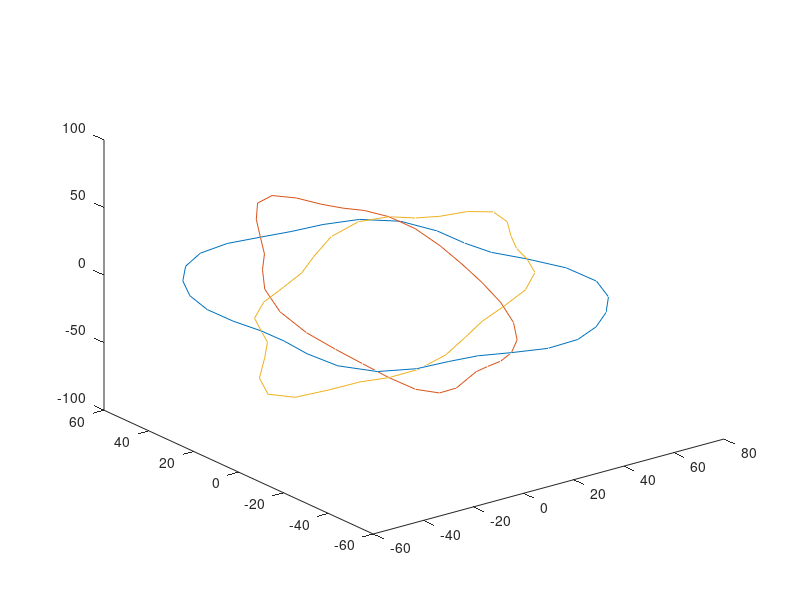

Here is the MATLAB script that generated this plot:
function [wire_hndl, ...
	  amoeba_x, ...
	  amoeba_y, ...
	  amoeba_z, ...
	  amoeba_Rnew, ...
	  amoeba_Rval, ...
	  fourier_arg] = amoeba3D()

  %%setenv('GNUTERM', 'x11');
  setenv('GNUTERM', 'aqua');

  %% get dimensions and position of 3D amoeba
  box_size = [256, 256, 256];
  Rmax_scale = 1/4; %% max value of max amoeba radius as fraction of box size
  Rmax_range = 1/1; %% min value of max amoeba radius as fraction of max radius
  Rmax = box_size(1) * Rmax_scale;
  Rmin = Rmax * Rmax_range;
  amoeba_Rmax = Rmin + rand() * (Rmax - Rmin);  %% maximum radius of
  %% amoeba X-section
  disp(["amoeba_Rmax = ", num2str(amoeba_Rmax)]);
  Ramp_max = 3/4; %% max value of the min amoeba radius (in unis of amoeba_Rmax)
  Ramp_min = 3/4; %% min value of the min amoeba radius
  amoeba_Ramp = Ramp_min + rand() * ( Ramp_max - Ramp_min);  %% radial
  %% variation of amoeba x-section as fraction of amoeba_Rmax
  amoeba_Rmin = amoeba_Rmax * amoeba_Ramp;  %% minimum radius of amoeba X-section
  disp(["amoeba_Rmin = ", num2str(amoeba_Rmin)]);
  amoeba_center = Rmax + rand(1,3) .* ( box_size - 2*Rmax );

  N_fourier = 7;%%5;
  %% N_Fourier: number of Fourier components (starting with 0) used to
  %% construct smooth random outline along each axis
  Npts = 2*8*2;
  %% Npts: number of points at which to evalutate/fit polynomial
  %% must be even so that 0 and 180 degrees are explicitly represented

  symmetry_flag = zeros(1,3);
  symmetry_flag(1) = 0; %% only 1st dimension should ever be symmetric

  %% i_plane: 
  %% dimensions order: x->y, y->z, z->x, use right hand rule, arrow
  %% indicates direction of rotation angle from first axis to second
  %% axis argument
  amoeba_Rval = zeros(Npts, 3);
  fourier_arg = [0:(Npts-1)] * (2*pi) / Npts;
  fourier_arg2 = ...
      repmat([0:(N_fourier-1)]', [1, Npts]) .* ...
      repmat( fourier_arg, [N_fourier, 1] );
  for i_plane = 1:3
    if symmetry_flag(i_plane) == 1
      rand_phase = repmat(i*pi/2, [N_fourier, 1]);
    else
      rand_phase = (2*pi) * rand(N_fourier, 1);
    endif
    rand_phase2 = repmat(rand_phase, [1, Npts]);
    fourier_phase2 = exp( i*fourier_arg2 + i*rand_phase2 );
    fourier_coef = randn(N_fourier, 1);
    fourier_coef(1) = 0; %% add DC term separately
    fourier_coef2 = repmat( fourier_coef, [1, Npts]);
    fourier_term = fourier_coef2 .* fourier_phase2;
    amoeba_Rval(:,i_plane) = sum( fourier_term, 1 );
  endfor

  %% scale real and imaginary parts of X-sections to match specified min and max radii
  max_real_Rval = zeros(1,3);
  min_real_Rval = zeros(1,3);
  ave_real_Rval = zeros(1,3);
  %%amoeba_Rval(:,1) = real(amoeba_Rval(:,1));
  real_Rval = real(amoeba_Rval);
  imag_Rval = imag(amoeba_Rval);
  for i_plane = 1:3
    max_real_Rval(i_plane) = max(real(amoeba_Rval(:,i_plane)));
    min_real_Rval(i_plane) = min(real(amoeba_Rval(:,i_plane)));
    real_Rval(:,i_plane) = ...
	amoeba_Rmin + ...
	(real_Rval(:,i_plane) - min_real_Rval(i_plane)) * ...
	(amoeba_Rmax - amoeba_Rmin) / ...
	((max_real_Rval(i_plane) - min_real_Rval(i_plane)) + ...
	 ((max_real_Rval(i_plane) - min_real_Rval(i_plane))==0));
    max_imag_Rval(i_plane) = max(imag(amoeba_Rval(:,i_plane)));
    min_imag_Rval(i_plane) = min(imag(amoeba_Rval(:,i_plane)));
    imag_Rval(:,i_plane) = ...
	amoeba_Rmin + ...
	(imag_Rval(:,i_plane) - min_imag_Rval(i_plane)) * ...
	(amoeba_Rmax - amoeba_Rmin) / ...
	((max_imag_Rval(i_plane) - min_imag_Rval(i_plane)) + ...
	 ((max_imag_Rval(i_plane) - min_imag_Rval(i_plane))==0));
  endfor
  amoeba_Rval = real_Rval + i * imag_Rval;
  ave_Rval = mean(amoeba_Rval,1);

  %% match intercepts
  %% Real part of cross-sections much match at intersections
  [Npts_quarter, Npts_half, Npts_3quarter] = cardinalPts(Npts);
  amoeba_Rdiff = zeros(2,3);
  for axis_id = 1:3
    axis_id2 = axis_id + 2;
    axis_id2 = 1 + mod(axis_id2 - 1, 3);
    amoeba_Rdiff(1,axis_id) = ...
	amoeba_Rval(1,axis_id) - amoeba_Rval(Npts_quarter, axis_id2);
    amoeba_Rdiff(2,axis_id) = ...
	amoeba_Rval(Npts_half,axis_id) - amoeba_Rval(Npts_3quarter, axis_id2);
  endfor
  amoeba_Rdiff_original = amoeba_Rdiff;
  for axis_id = 1:3
    for j_arg = [ (Npts_3quarter + 1) : (Npts + Npts_quarter - 1)]
      i_arg = 1 + mod( j_arg - 1, Npts);
      amoeba_Rval(i_arg,axis_id) = ...
	  amoeba_Rval(i_arg,axis_id) - ...
	  amoeba_Rdiff(1,axis_id) * ...
	  min(j_arg - Npts_3quarter, Npts + Npts_quarter - j_arg) / ...
	  (Npts/4);
    endfor
    for i_arg = (Npts_quarter + 1) : (Npts_3quarter - 1)
      amoeba_Rval(i_arg,axis_id) = ...
	  amoeba_Rval(i_arg,axis_id) - ...
	  amoeba_Rdiff(2,axis_id) * ...
	  min(i_arg - Npts_quarter, Npts_3quarter - i_arg) / ...
	  (Npts/4);
    endfor
  endfor
  

  amoeba_Rnew = amoeba_Rval;

%%!!! deprecated: axis conventions are outdated
  linear_transform_flag = 0;
  if linear_transform_flag
    %% deprecated method to match intercepts using linear transformation
    %% fails most of the time because R must be positive
    var_radius = ones(1,3);
    var_A = ones(1,3);
    bar_B = ones(1,3);
    %% fix size of Xsection for i_plane == 1
    %% Xsections for i_plane == 2,3 are morphed to match Xsection for
    %% i_plane == 1,
    %% radial amplitude variations can be scaled and
    %% rotated by arbitrary magnitude and phase 
    %% average radius set to aritrary constant var_radius(1,3)
    %% giving 6 variables constrained by 6 equations (one for each intersection)

    %% eq(1): xy intersect with xz
    %% real(amoeba_Rval(1,1)) = ...
    %%   real(var_radius(2) + var_A(1,2) * amoeba_Rval(Npts_quarter,2) + ...
    %%   i*var_B(1,2) * amoeba_Rval(Npts_quarter,2));
    %% eq(2)
    %% real(amoeba_Rval(Npts_half,1)) = ...
    %%   real(var_radius(2) + var_A(1,2) * amoeba_Rval(Npts_3quarter,2) + ...
    %%   i*var_B(1,2) * amoeba_Rval(Npts_3quarter,2));
    %% eq(3): xy intersect with yz
    %% real(amoeba_Rval(Npts_quarter,1)) = ...
    %%   real(var_radius(3) + var_A(1,3) * amoeba_Rval(1,3) + ...
    %%   i*var_B(1,3) * amoeba_Rval(1,3));
    %% eq(4)
    %% amoeba_Rval(Npts_3quarter,1) = ...
    %%   real(var_radius(3) + var_A(1,3) * amoeba_Rval(Npts_half,3) + ...
    %%   i*var_B(1,3) * amoeba_Rval(Npts_half,3));
    %% eq(5): xz intersect with yz
    %% 0 = real(var_radius(2) + var_A(1,2) * amoeba_Rval(1,2) + ...
    %%     i*var_B(1,2) * amoeba_Rval(1,2)) - ...
    %%     real(var_radius(3) + var_A(1,3) * amoeba_Rval(Npts_quarter,3) + ...
    %%     i*var_B(1,3) * amoeba_Rval(Npts_quarter,3));
    %% eq(6)
    %% 0 = real(var_radius(2) + var_A(1,2) * amoeba_Rval(Npts_half,2) + ...
    %%     i*var_B(1,2) * amoeba_Rval(Npts_half,2)) -
    %%     real(var_radius(3) + var_A(1,3) * amoeba_Rval(Npts_3quarter,3) + ...
    %%     i*var_B(1,3) * amoeba_Rval(Npts_3quarter,3));
    %% build matrix scale_mat and vector const_vec
    %%soln_vec = [ var_radius(2) var_A(2) var_B(2) var_radius(3) var_A(3) var_B(3) ];
    const_vec = real([(amoeba_Rval(1,1) - ave_Rval(2)), ...
		      (amoeba_Rval(Npts_half,1) - ave_Rval(2)), ...
		      (amoeba_Rval(Npts_quarter,1) - ave_Rval(3)), ...
		      (amoeba_Rval(Npts_3quarter,1) - ave_Rval(3)), ...
		      (ave_Rval(3) - ave_Rval(2)), ...
		      (ave_Rval(3) - ave_Rval(2)) ]');
    scale_mat = zeros(6);
    scale_mat(1,:) = [1, ...
		      real(amoeba_Rval(Npts_quarter,2) - ave_Rval(2)), ...
		      -imag(amoeba_Rval(Npts_quarter,2) - ave_Rval(2)), ...
		      0, ...
		      0, ...
		      0];
    scale_mat(2,:) = [1, ...
		      real(amoeba_Rval(Npts_3quarter,2) - ave_Rval(2)), ...
		      -imag(amoeba_Rval(Npts_3quarter,1) - ave_Rval(2)), ...
		      0, ...
		      0, ...
		      0];
    scale_mat(3,:) = [0, ...
		      0, ...
		      0, ...
		      1, ...
		      real(amoeba_Rval(1,3) - ave_Rval(3)), ...
		      -imag(amoeba_Rval(1,3) - ave_Rval(3))];
    scale_mat(4,:) = [0, ...
		      0, ...
		      0, ...
		      1, ...
		      real(amoeba_Rval(Npts_half,3) - ave_Rval(3)), ...
		      -imag(amoeba_Rval(Npts_half,3) - ave_Rval(3))];
    scale_mat(5,:) = [1, ...
		      real(amoeba_Rval(1,2) - ave_Rval(2)), ...
		      -imag(amoeba_Rval(1,2) - ave_Rval(2)), ...
		      -1, ...
		      -real(amoeba_Rval(Npts_quarter,3) - ave_Rval(3)), ...
		      imag(amoeba_Rval(Npts_quarter,3) - ave_Rval(3))];
    scale_mat(6,:) = [1, ...
		      real(amoeba_Rval(Npts_half,2) - ave_Rval(2)), ...
		      -imag(amoeba_Rval(Npts_half,2) - ave_Rval(2)), ...
		      -1, ...
		      -real(amoeba_Rval(Npts_3quarter,3) - ave_Rval(3)), ...
		      imag(amoeba_Rval(Npts_3quarter,3) - ave_Rval(3))];
    soln_vec = scale_mat \ const_vec;
    var_radius(2) = real(soln_vec(1));
    var_A(2) = real(soln_vec(2));
    var_B(2) = real(soln_vec(3));
    var_radius(3) = real(soln_vec(4));
    var_A(3) = real(soln_vec(5));
    var_B(3) = real(soln_vec(6));

    amoeba_Rnew = zeros(size(amoeba_Rval));
    amoeba_Rnew(:,1) = amoeba_Rval(:,1);
    amoeba_Rnew(:,2) = var_radius(2) + real(ave_Rval(2)) + ...
	var_A(2) * real(amoeba_Rval(:,2) - ave_Rval(2)) - ...
	var_B(2) * imag(amoeba_Rval(:,2) - ave_Rval(2));
    amoeba_Rnew(:,3) = var_radius(3) + real(ave_Rval(3)) + ...
	var_A(3) * real(amoeba_Rval(:,3) - ave_Rval(3)) - ...
	var_B(3) * imag(amoeba_Rval(:,3) - ave_Rval(3));

  endif %% linear_transform_flag

  
  amoeba_Rnew = real(amoeba_Rnew);
  if any(amoeba_Rnew(:) < 0 )
    warning("any(amoeba_Rnew(:) < 0 )");
  endif

  %% check
  for axis_id = 1:3
    axis_id2 = axis_id + 2;
    axis_id2 = 1 + mod(axis_id2 - 1, 3);
    amoeba_Rdiff(1,axis_id) = ...
	amoeba_Rval(1,axis_id) - amoeba_Rval(Npts_quarter, axis_id2);
    amoeba_Rdiff(2,axis_id) = ...
	amoeba_Rval(Npts_half,axis_id) - amoeba_Rval(Npts_3quarter, axis_id2);
  endfor
  amoeba_Rdelta = ...
      abs(amoeba_Rdiff) / amoeba_Rmax;
  if any( amoeba_Rdelta > 0.5/amoeba_Rmax)
    warning(["any(delta_all > ", num2str(0.5/amoeba_Rmax)]);
  endif
  if any(abs(amoeba_Rdiff) > 0.5)
    warning("any(abs(amoeba_Rdiff) > 0.5)");
  endif

  
  amoeba_x = zeros(Npts, 3);
  amoeba_y = zeros(Npts, 3);
  amoeba_z = zeros(Npts, 3);
  [amoeba_x(:,1) amoeba_y(:,1)] = ...
      pol2cart( fourier_arg', amoeba_Rnew(:,1) );
  [amoeba_y(:,2) amoeba_z(:,2)] = ...
      pol2cart( fourier_arg', amoeba_Rnew(:,2) );
  [amoeba_z(:,3) amoeba_x(:,3)] = ...
      pol2cart( fourier_arg', amoeba_Rnew(:,3) );

  amoeba_x2 = [amoeba_x;amoeba_x(1,:)];
  amoeba_y2 = [amoeba_y;amoeba_y(1,:)];
  amoeba_z2 = [amoeba_z;amoeba_z(1,:)];

  wire_fig_hndl = figure;
  set(gca, "ColorOrder", zeros(8,3));
  wire_hndl = plot3(amoeba_x2(:,1:1:3), amoeba_y2(:,1:1:3), amoeba_z2(:,1:1:3));
  wire_filename = "wire_3D_amoeba.png";
  wire_option = "-dpng";
  print(wire_fig_hndl, wire_filename, wire_option);

  return;

  find_polynomial_flag = 1
  if find_polynomial_flag
    %% find polynomial of the form
    %% sum( coef_poly(i_pow, i_axis) * amoeba_xyz(i_pt, i_axis) ^ i_pow ) = ...
    %% const_poly(i_axis) == 1
    
    Npoly = Npts - 2; %%(3*Npts - 6)/3;
    %% each intersection appears twice
    %% remove 0 and 180 degree intersecton pts along each axis (same pts
    %% appear elsewhere)
    amoeba_xyz = zeros(Npoly, 3);
    amoeba_xyz(:,1) = ...
	[amoeba_x(2:(Npts_half-2),1), amoeba_x(Npts_half:Npts,1)];
    amoeba_xyz(:,2) = ...
	[amoeba_x(2:(Npts_half-2),2), amoeba_x(Npts_half:Npts,2)];
    amoeba_xyz(:,3) = ...
	[amoeba_x(2:(Npts_half-2),3), amoeba_x(Npts_half:Npts,3)];    
    
    const_poly = ones(3*Npoly, 1);
    mat_poly2D = zeros(3*Npoly, 3*Npoly);
    for i_pt = 1 : 3*Npoly
      xyz_pt = 1 + mod(i_pt-1, Npoly);
      i_plane = ceil(i_pt / Npoly);
      for i_pow = 1 : Npoly
	mat_poly2D(i_pt, i_pow + Npoly * (i_plane-1)) = ...
	    amoeba_xyz(xyz_pt, i_plane).^i_pow;
      endfor
    endfor
    coef_poly = mat_poly2D \ const_poly;
    coef_poly = reshape(coef_poly, [Npoly, 3]);

    
  endif

  
  

  %% draw polynomial surface
  amoeba_3D_fig = figure;

  
  num_ndx = 2*ceil(amoeba_Rmax);
  x_ndx = 1:num_ndx;
  y_ndx = 1:num_ndx;
  [x_sub, y_sub] = meshgrid(x_ndx, y_ndx);
  y_max = amoeba_y2(1,2);
  y_min = amoeba_y2(Npts_half, 2);
  y_delta = (y_max - y_min) / num_ndx;
  surf(amoeba_x2(:), amoeba_y2(:), amoeba_z2(:));
  
endfunction



function [amoeba3D_surf] = amoeba3DSurf(amoeba_x, amoeba_y, amoeba_z, fourier_arg)
  Npts = size(amoeba_x,1);
  [Npts_quarter, Npts_half, Npts_3quarter] = ...
      cardinalPts(Npts);
  ameoba3D_surf = zeros(Npts, Npts, 3);
  amoeba3D_surf(1,:,3) = amoeba_z(1,3); %% first row, z = zmax
  amoeba3D_surf(Npts,:,3) = amoeba_z(Npts_half,3); %% last row, z = zmin
  for i_row = 2 : Npts_quarter
    amoeba3D_surf(i_row,1,1) = amoeba_x(i_row,3);
    amoeba3D_surf(i_row,Npts_half,1) = amoeba_x(Npts-i_row+2,3);
    amoeba3D_surf(i_row,Npts_quarter,2) = amoeba_y(Npts_quarter-i_row+1,2);
    amoeba3D_surf(i_row,Npts_3quarter,2) = amoeba_y(Npts_quarter+i_row-1,2);
    amoeba3D_surf(i_row,1,3) = amoeba_z(i_row,3);
    amoeba3D_surf(i_row,Npts_half,3) = amoeba_z(Npts-i_row+2,3);
    amoeba3D_surf(i_row,Npts_quarter,3) = amoeba_z(Npts_quarter-i_row+1,2);
    amoeba3D_surf(i_row,Npts_3quarter,3) = amoeba_z(Npts_quarter+i_row-1,2);
    theta_angle = fourier_arg(i_row)
    for i_col = [ (2 : Npts_quarter-1), ...
		 (Npts_quarter+1):(Npts_half-1), ...
		 (Npts_half+1):(Npts_3quarter-1), ...
		 (Npts_3quarter+1):(Npts-1) ]
      phi_angle = fourier_arg(i_col);
      %% solve for z given x and y
      
      %% find Rpoly 
    endfor %% i_col
  endfor %% i_row
  
endfunction  %% amoeba3DSurf

function [amoeba3D_poly] = amoeba3DPoly(x,y,z,amoeba_x, amoeba_y, amoeba_z)
    Npts = size(amoeba_x,1);
    x_factor = repmat(x, size(amoeba_x));
    y_factor = repmat(y, size(amoeba_y));
    z_factor = repmat(z, size(amoeba_z));
    x_factor = x_factor - amoeba_x;
    y_factor = y_factor - amoeba_y;
    z_factor = z_factor - amoeba_z;
    sum_factor = x_factor + y_factor + z_factor;
    prod_factor = prod(sum_factor(:));
endfunction  %% amoeba3DPoly


function [Npts_quarter, Npts_half, Npts_3quarter] = cardinalPts(Npts)
  Npts_quarter = 1 + round(Npts/4);
  Npts_half = 1 + round(Npts/2);
  Npts_3quarter = 1 + round(3*Npts/4);
endfunction  %% cardinalPts